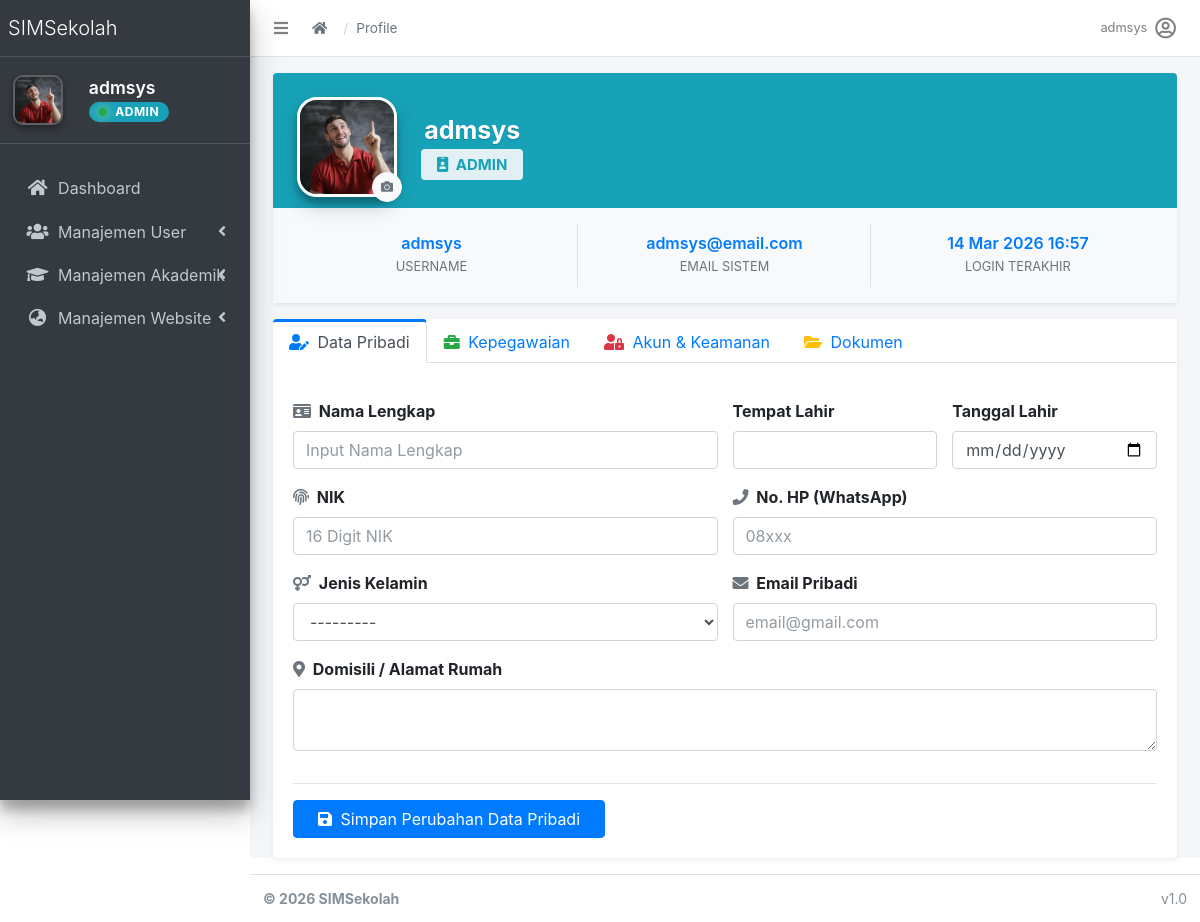
The app's page /accounts/profile/ (signed in), older data.
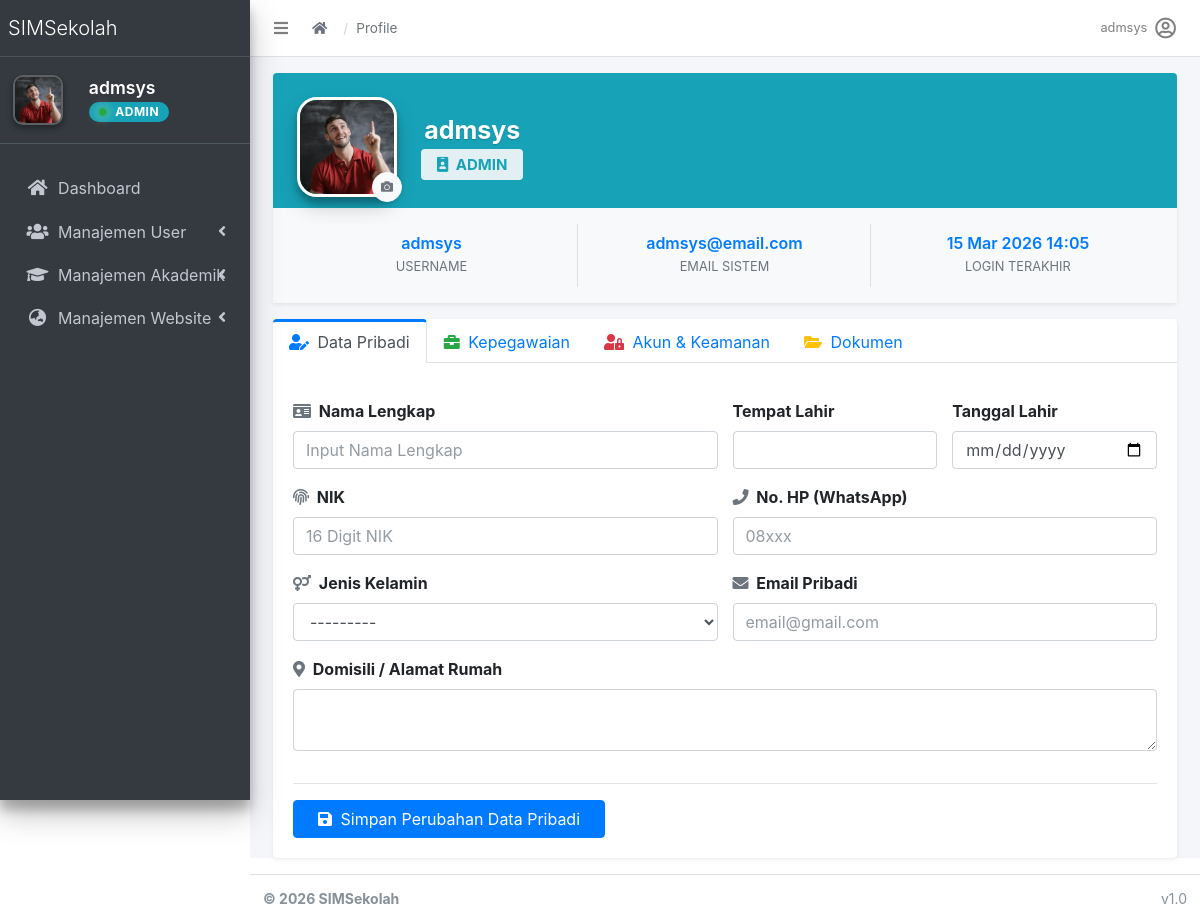
The same page, newer data.
### apps/accounts/models.py (models this page shows, shortened)
class User(AbstractUser):
    role = models.CharField(
        max_length=20,
        choices=(
            ('admin', 'Admin'),
            ('operator', 'Operator'),
            ('teacher', 'Teacher'),
            ('student', 'Student'),
        ),
        default='student'
    )

class UserProfile(models.Model):
    GENDER_CHOICES = (
        ('L', 'Laki-laki'),
        ('P', 'Perempuan'),
    )
    user = models.OneToOneField(User, on_delete=models.CASCADE)
    nama_lengkap = models.CharField(max_length=150, blank=True)
    nik = models.CharField(max_length=16, blank=True)
    jenis_kelamin = models.CharField(max_length=1, choices=GENDER_CHOICES, blank=True)
    tempat_lahir = models.CharField(max_length=100, blank=True)
    tanggal_lahir = models.DateField(null=True, blank=True)
    nama_ibu_kandung = models.CharField(max_length=150, blank=True)
    nama_sekolah = models.CharField(max_length=200, blank=True)
    npsn = models.CharField(max_length=20, blank=True)
    alamat_sekolah = models.TextField(blank=True)
    email_unit_kerja = models.EmailField(blank=True)
    alamat_rumah = models.TextField(blank=True)
    no_hp = models.CharField(max_length=20, blank=True)
    email_pribadi = models.EmailField(blank=True)
    pendidikan_terakhir = models.CharField(max_length=100, blank=True)
    jurusan = models.CharField(max_length=100, blank=True)
    gelar = models.CharField(max_length=50, blank=True)

### apps/accounts/views.py (the view)
# urls.py: path('profile/', profile_view, name='profile'),
@login_required
def profile_view(request):
    school_info = SchoolProfile.objects.first()
    user = request.user
    profile, _ = UserProfile.objects.get_or_create(user=user)
    teacher_detail = None
    student_detail = None
    profile_form = None
    if user.role == 'teacher':
        teacher_detail, _ = TeacherProfile.objects.get_or_create(user_profile=profile)
        if request.method == 'POST':
            profile_form = TeacherProfileForm(request.POST, request.FILES, instance=teacher_detail)
        else:
            profile_form = TeacherProfileForm(instance=teacher_detail)
    elif user.role == 'student':
        student_detail, _ = StudentProfile.objects.get_or_create(user_profile=profile)
        if request.method == 'POST':
            profile_form = StudentProfileForm(request.POST, request.FILES, instance=student_detail)
        else:
            profile_form = StudentProfileForm(instance=student_detail)
    if request.method == 'POST':
        u_form = UserForm(request.POST, instance=user)
        base_form = BaseProfileForm(request.POST, request.FILES, instance=profile)
        is_sub_profile_valid = profile_form.is_valid() if profile_form else True
        if u_form.is_valid() and base_form.is_valid() and is_sub_profile_valid:
            u_form.save()
            base_form.save()
            if profile_form:
                profile_form.save()
            messages.success(request, 'Profil berhasil diperbarui!')
            return redirect('accounts:profile')
    else:
        u_form = UserForm(instance=user)
        base_form = BaseProfileForm(instance=profile)
    return render(request, 'accounts/profile.html', {
        'u_form': u_form,
        'base_form': base_form,
        'profile_form': profile_form, # Ini bisa berisi form Guru atau Siswa
        'profile': profile,
        'school': school_info,
    })

### apps/accounts/forms.py
class UserForm(forms.ModelForm):
    password = forms.CharField(
        widget=forms.PasswordInput(attrs={'placeholder': 'Masukkan password'}),
        required=False,
        help_text="Gunakan password yang kuat."
    )
    class Meta:
        model = User
        fields = ['username', 'email', 'password', 'first_name', 'last_name']
        widgets = {field: forms.TextInput(attrs={'class': 'form-control'}) for field in fields}

### apps/accounts/templatetags/account_tags.py (called while the page is built)
@register.inclusion_tag('accounts/partials/user_info.html', takes_context=True)
def user_profile_info(context):
    request = context['request']
    user = request.user
    return {
        'profile': user.userprofile if user.is_authenticated else None,
        'user': user
    }

### apps/core/context_processors.py (called while the page is built)
def theme(request):
    return {
        "THEME": settings.THEME
    }

def breadcrumbs(request):
    breadcrumbs = []
    if request.resolver_match:
        url_name = request.resolver_match.url_name
        if url_name:
            parts = url_name.split("_")
            for part in parts:
                breadcrumbs.append({
                    "name": part.capitalize(),
                    "url": ""
                })
    return {
        "breadcrumbs": breadcrumbs
    }

### templates/accounts/profile.html (shortened to what the changed rows need)
{% extends "admin/base.html" %}
{% load static %}
{% load widget_tweaks %}
{% block content %}
<div class="container-fluid">
 <form method="post" enctype="multipart/form-data">
    <div class="card card-widget widget-user shadow-sm">
        <div class="widget-user-header bg-info p-4"> <div class="d-flex align-items-center">
                <div class="widget-user-info-right text-white">
                    <h2 class="widget-user-username mb-1" style="font-weight: 700;">
                        {{ profile.nama_lengkap|default:request.user.username }}
                    </h2>
                    <h5 class="widget-user-desc mb-0" style="opacity: 0.9; font-weight: 300;">
                        <span class="badge badge-light px-3 py-2" style="color: #17a2b8;">
                            <i class="fas fa-id-badge mr-1"></i> {{ request.user.role|upper|default:"USER" }}
                        </span>
                    </h5>
                </div>
            </div>
        </div>
        <div class="card-footer py-3 bg-light">
            <div class="row text-center">
                <div class="col-sm-4 border-right">
                    <div class="description-block">
                        <h5 class="description-header text-primary">{{ request.user.username }}</h5>
                        <span class="description-text small text-muted">USERNAME</span>
                    </div>
                </div>
                <div class="col-sm-4 border-right">
                    <div class="description-block">
                        <h5 class="description-header text-primary text-truncate px-2">{{ request.user.email|default:"-" }}</h5>
                        <span class="description-text small text-muted">EMAIL SISTEM</span>
                    </div>
                </div>
                <div class="col-sm-4">
                    <div class="description-block">
                        <h5 class="description-header text-primary">{{ request.user.last_login|date:"d M Y H:i" }}</h5>
                        <span class="description-text small text-muted">LOGIN TERAKHIR</span>
                    </div>
                </div>
            </div>
        </div>
    </div>
            </form>
        </div>
    </div>
</div>
{% endblock %}

### templates/admin/partials/navbar.html (shortened to what this page needs)
<nav class="main-header navbar navbar-expand navbar-white navbar-light">
  <ul class="navbar-nav">
    <li class="nav-item">
      <a class="nav-link" data-widget="pushmenu" href="#" role="button">
        <i class="fas fa-bars"></i>
      </a>
    </li>
  </ul>
  <nav aria-label="breadcrumb" class="d-none d-md-flex align-items-center ml-2">
    <ol class="breadcrumb">
      <li class="breadcrumb-item">
        <a href="{% url 'dashboard' %}"><i class="fas fa-home"></i></a>
      </li>
      {% for crumb in breadcrumbs %}
        {% if crumb.url %}
          <li class="breadcrumb-item">
            <a href="{{ crumb.url }}">{{ crumb.name }}</a>
          </li>
        {% else %}
          <li class="breadcrumb-item active" aria-current="page">
            {{ crumb.name }}
          </li>
        {% endif %}
      {% endfor %}
    </ol>
  </nav>
  <ul class="navbar-nav ml-auto">
    <li class="nav-item dropdown">
      <a class="nav-link d-flex align-items-center" data-toggle="dropdown" href="#">
        <span class="mr-2 d-none d-lg-inline text-gray-600 small">{{ user.username }}</span>
        <i class="far fa-user-circle fa-lg"></i>
      </a>
    </li>
  </ul>
</nav>

### apps/accounts/templates/accounts/partials/user_info.html
{% load static %}
{% if user.is_authenticated %}
    <div class="user-panel mt-3 pb-3 mb-3 d-flex align-items-center">
        <div class="image">
            <img src="{% if user.role == 'teacher' and user.userprofile.teacher_detail.foto %}{{ user.userprofile.teacher_detail.foto.url }}{% elif user.role == 'student' and user.userprofile.student_detail.foto %}{{ user.userprofile.student_detail.foto.url }}{% else %}{% static 'img/gurulaki.jpg' %}{% endif %}"
                 class="elevation-2"
                 alt="User Image"
                 style="width: 50px; height: 50px; object-fit: cover; border-radius: 10px; border: 2px solid rgba(255,255,255,0.2);">
        </div>
        <div class="info ml-3">
            <a href="{% url 'accounts:profile' %}" class="d-block"
               style="font-size: 1.1rem; font-weight: 600; line-height: 1.1; color: #fff;">
                {{ user.userprofile.nama_lengkap|default:user.username }}
            </a>
            <span class="badge badge-info mt-1 d-inline-flex align-items-center"
                  style="font-size: 12px; padding: 4px 10px; letter-spacing: 0.5px; border-radius: 50px;">
                <i class="fas fa-circle mr-2" style="font-size: 8px; color: #28a745; text-shadow: 0 0 8px #28a745, 0 0 12px #ffffff;"></i>
                {{ user.role|upper }}
            </span>
        </div>
    </div>
{% endif %}

Row changes from the older to the newer data that the page shows:
changed User "admsys": user.last_login "14 Mar 2026 16:57" → "15 Mar 2026 14:05"
